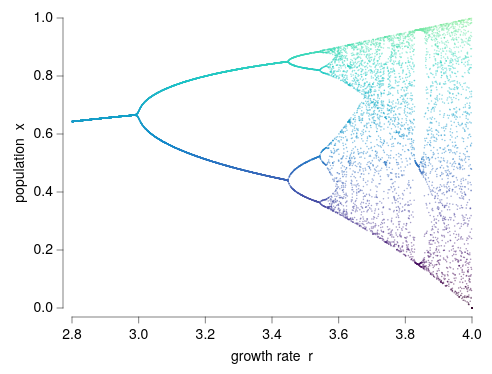

Source (Vega-Lite JSON):
### Vega-Lite specification from a JSON file in a GitHub repository (floating-point values rounded to 4 significant figures; data arrays with more than 128 entries replaced by an {"elided": "..."} marker saying what was removed)
{"background": null, "config": {"arc": {"fill": "#DBDBDB", "fillOpacity": 1.0, "innerRadius": 36.25, "padAngle": 0.03, "stroke": "black", "strokeOpacity": 1, "strokeWidth": 0.25}, "area": {"fill": "#DBDBDB", "fillOpacity": 1.0, "stroke": "black", "strokeOpacity": 1, "strokeWidth": 0.25}, "axis": {"domain": true, "domainCap": "round", "domainColor": "black", "domainWidth": 0.25, "grid": false, "gridCap": "round", "gridColor": "#F1F1F1", "gridDash": [0, 0], "gridOpacity": 1.0, "gridWidth": 0.25, "labelColor": "black", "labelFont": "Helvetica Neue", "labelFontSize": 7, "labelFontStyle": "normal", "labelFontWeight": 400, "offset": 4.5, "ticks": true, "tickCap": "round", "tickColor": "black", "tickRound": false, "tickSize": 3, "tickWidth": 0.25, "titleColor": "black", "titleFont": "Helvetica Neue", "titleFontSize": 7, "titleFontStyle": "normal", "titleFontWeight": 400}, "axisX": {"domain": true, "labelAlign": "center", "labelAngle": 0, "labels": true, "ticks": true, "translate": 0}, "axisY": {"domain": true, "labelAlign": "right", "labelAngle": 0, "labels": true, "ticks": true, "translate": 0}, "axisRight": {"domain": true, "labelAlign": "left", "labelAngle": 0, "labels": true, "ticks": true, "translate": 0}, "axisTop": {"domain": true, "labelAlign": "center", "labelAngle": 0, "labels": true, "ticks": true, "translate": 0}, "axisBand": {"tickOffset": 0}, "bar": {"fill": "#DBDBDB", "fillOpacity": 1.0, "stroke": "black", "strokeOpacity": 1, "strokeWidth": 0.25}, "boxplot": {"size": 13.05, "ticks": {"cornerRadius": 0.25, "fill": "black", "opacity": 1, "size": 6.525, "thickness": 0.25}, "box": {"fillOpacity": 1.0, "stroke": "black", "strokeOpacity": 1, "strokeWidth": 0.25}, "median": {"cornerRadius": 0, "fill": "black", "fillOpacity": 1.0, "opacity": 1, "size": 13.05, "thickness": 0.25}, "rule": {"fill": "black", "fillOpacity": 1.0, "size": 14.5, "stroke": "black", "strokeDash": [0, 0], "strokeOpacity": 1, "strokeWidth": 0.25}, "outliers": {"color": "black", "fill": "black", "fillOpacity": 1.0, "size": 0, "stroke": "black", "strokeOpacity": 1, "strokeWidth": 0.25}}, "circle": {"fill": "black", "fillOpacity": 1.0, "size": 0.725, "stroke": null, "strokeOpacity": 1, "strokeWidth": 0.25}, "errorband": {"band": {"fillOpacity": 0.6, "stroke": null, "strokeWidth": 0.25, "strokeOpacity": 1}, "borders": {"opacity": 0, "strokeOpacity": 0.25, "strokeWidth": 1}}, "errorbar": {"opacity": 1, "rule": {"strokeDash": [0, 0], "strokeWidth": 0.25}, "ticks": {"color": "black", "cornerRadius": 0.125, "opacity": 1, "size": 8.7, "thickness": 0.25}, "thickness": 0.25}, "font": "Helvetica Neue", "geoshape": {"fill": "#DBDBDB", "fillOpacity": 1.0, "stroke": "black", "strokeOpacity": 1, "strokeWidth": 0.25}, "header": {"labelColor": "black", "labelFont": "Helvetica Neue", "labelFontSize": 7, "labelFontStyle": "normal", "labelFontWeight": 400, "titleColor": "black", "titleFont": "Helvetica Neue", "titleFontSize": 7, "titleFontStyle": "normal", "titleFontWeight": 400, "titlePadding": 0}, "legend": {"disable": false, "offset": 4.5, "titlePadding": 4, "labelOffset": 2, "gradientLabelOffset": 2, "gradientLength": 72.5, "gradientThickness": 7.25, "gradientOpacity": 1.0, "gradientStrokeColor": "black", "gradientStrokeWidth": 0.25, "labelColor": "black", "labelFont": "Helvetica Neue", "labelFontSize": 7, "labelFontStyle": "normal", "labelFontWeight": 400, "strokeColor": "black", "strokeWidth": 0, "symbolSize": 42, "symbolStrokeColor": "black", "symbolStrokeWidth": 0.25, "titleColor": "black", "titleFont": "Helvetica Neue", "titleFontSize": 7, "titleFontStyle": "normal", "titleFontWeight": 400}, "line": {"color": "black", "stroke": "black", "strokeCap": "round", "strokeDash": [0, 0], "strokeOpacity": 1, "strokeWidth": 0.375}, "point": {"filled": true, "fill": "#DBDBDB", "fillOpacity": 1.0, "size": 7.25, "stroke": "black", "strokeOpacity": 1, "strokeWidth": 0.25}, "range": {"category": ["#C6D9F1", "#F1C9CB", "#FEF0B9", "#CEE37A", "#7AA8E0", "#E589A3", "#FDDD5D", "#68B961", "#4177B1", "#C35082", "#E5C227", "#438156"], "diverging": {"scheme": ["#C35082", "#CE6D94", "#D989A7", "#E2A4BA", "#EABFCE", "#F1DBE2", "#F6F6F6", "#D7E0EB", "#B9CBE0", "#9BB6D5", "#7DA1C9", "#5F8CBD", "#4177B1"]}, "heatmap": {"scheme": ["#32022B", "#43044D", "#4C196E", "#4D338C", "#484DA6", "#3A68BB", "#1D83CA", "#1D9CCB", "#23B5C9", "#28CDC5", "#4DE0B4", "#91EE9F"]}, "ordinal": {"scheme": ["#F1F1F1", "#DBDBDB", "#C6C6C6", "#B2B2B2", "#9D9D9D", "#898989", "#767676", "#636363", "#515151", "#404040", "#2F2F2F", "#1F1F1F"]}, "ramp": {"scheme": ["#32022B", "#43044D", "#4C196E", "#4D338C", "#484DA6", "#3A68BB", "#1D83CA", "#1D9CCB", "#23B5C9", "#28CDC5", "#4DE0B4", "#91EE9F"]}}, "rule": {"color": "black", "stroke": "black", "strokeCap": "round", "strokeDash": [2, 2], "strokeOpacity": 1, "strokeWidth": 0.25}, "scale": {"bandPaddingInner": 0.1, "bandPaddingOuter": 0.1, "round": false}, "rect": {"fill": "#DBDBDB", "fillOpacity": 1.0, "stroke": "black", "strokeOpacity": 1, "strokeWidth": 0.25}, "square": {"fill": "#DBDBDB", "fillOpacity": 1.0, "size": 14.5, "stroke": "black", "strokeOpacity": 1, "strokeWidth": 0.25}, "text": {"color": "black", "font": "Helvetica Neue", "fontSize": 7, "fontStyle": "normal", "fontWeight": 400}, "tick": {"color": "black", "cornerRadius": 0.125, "opacity": 1.0, "size": 13.05, "thickness": 0.25}, "title": {"anchor": "middle", "frame": "group", "color": "black", "font": "Helvetica Neue", "fontSize": 7, "fontStyle": "normal", "fontWeight": 400, "subtitleColor": "black", "subtitleFont": "Helvetica Neue", "subtitleFontSize": "Helvetica Neue", "subtitleFontStyle": "normal", "subtitleFontWeight": 400}, "trail": {"color": "black", "opacity": 1, "size": 0.375}, "view": {"continuousWidth": 200, "continuousHeight": 145, "discreteWidth": 200, "discreteHeight": 145, "fill": null, "stroke": null, "strokeWidth": 0.25}}, "data": {"name": "data-6d28555145ee246e3d8774a129532c93"}, "mark": {"type": "circle", "opacity": 0.5, "size": 0.6}, "encoding": {"color": {"field": "x", "legend": null, "type": "quantitative"}, "x": {"field": "r", "scale": {"domain": [2.8, 4.0], "nice": false}, "title": "growth rate  r", "type": "quantitative"}, "y": {"field": "x", "scale": {"domain": [0, 1], "nice": false}, "title": "population  x", "type": "quantitative"}}, "$schema": "https://vega.github.io/schema/vega-lite/v6.4.1.json", "datasets": {"data-6d28555145ee246e3d8774a129532c93": {"elided": "14000 records"}}}
